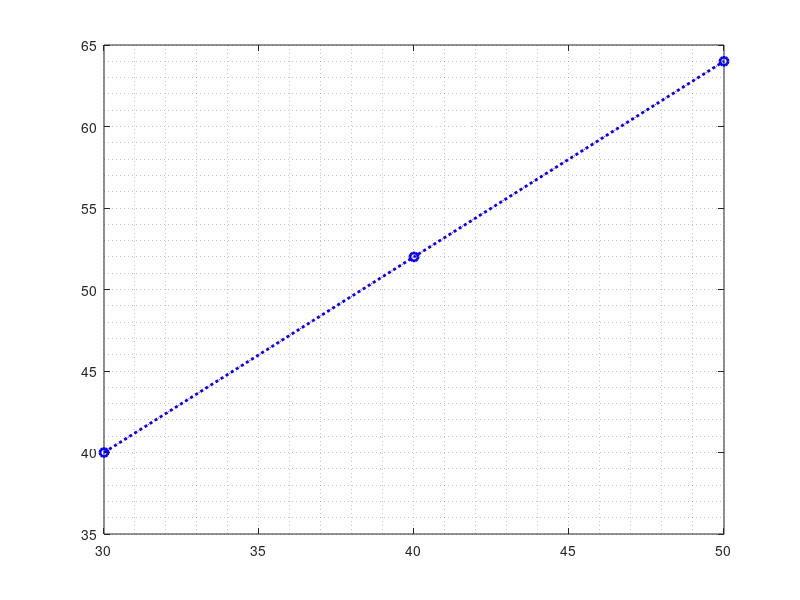

Write the MATLAB code that produced this figure. (Note: this script raises an error after producing the figure.)
clc
clear

% Dataset
x = [30 40 50];
y = [40 52 64];

n = length(x);
xx = x.^2;
xy = x.*y;
sum_x  = sum(x);
sum_y = sum(y);
sum_xx = sum(xx);
sum_xy = sum(xy);

% Matrix form of Linear Regression equations
P = [sum_y sum_xy]';
R = [sum_x n
    sum_xx sum_x];

% Coefficient vector
Q = R\P;
a = Q(1);
b = Q(2);


y_correct = a*x + b;
plot(x,y,'o:r',x,y_correct,'o:b','linewidth',2);
grid minor;

x = x';
y = y';
y_correct = y_correct';

table(x,y,y_correct)